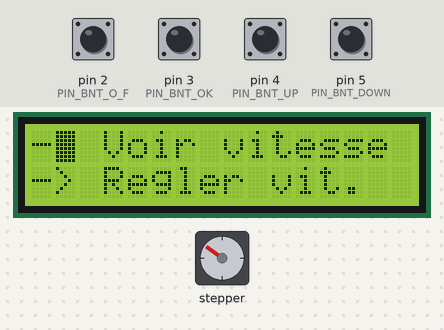
A sketch run on a simulated Arduino Uno, built with avr-gcc and run on an emulated ATmega328P. On the bench: 16×2 character LCD, stepper motor. Inputs (shaded band) come from the test bench; at power-on: pin 2 (PIN_BNT_O_F), pin 3 (PIN_BNT_OK), pin 4 (PIN_BNT_UP), pin 5 (PIN_BNT_DOWN) HIGH. Stepper angles assume 400 steps per turn; what the sketch prints to the serial monitor is not drawn.

Above: at 9.3 s.
9.4 s: pin 3 (PIN_BNT_OK) pulled LOW for 0.15 s
At 10.5 s:
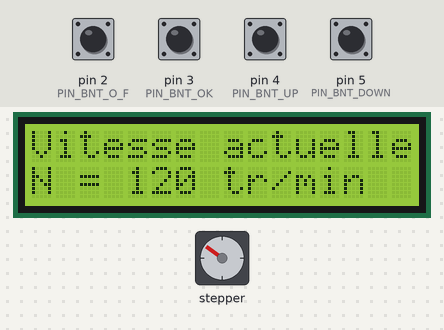
11.0 s: pin 3 (PIN_BNT_OK) pulled LOW for 1 s
At 12.8 s:
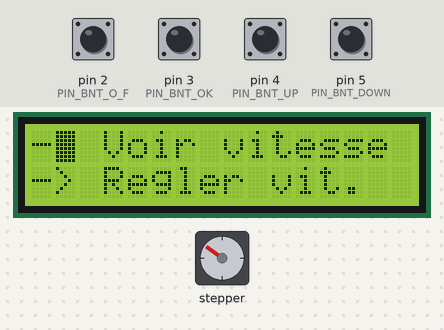
13.5 s: pin 2 (PIN_BNT_O_F) pulled LOW for 0.15 s
At 13.68 s:
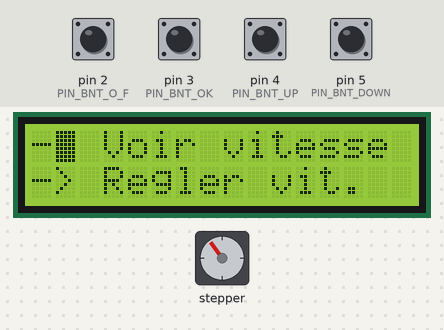
14.2 s: pin 2 (PIN_BNT_O_F) pulled LOW for 1 s
At 15.2 s:
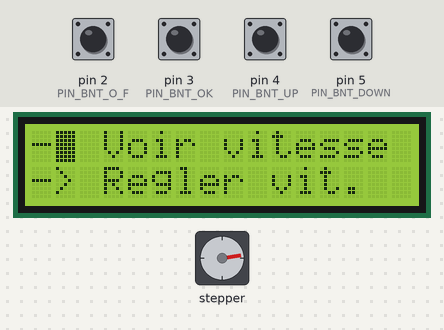
16.7 s: pin 5 (PIN_BNT_DOWN) pulled LOW for 0.15 s
At 17.2 s:
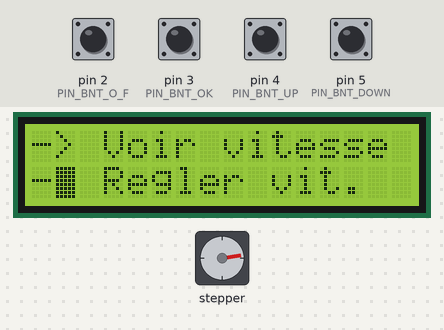
18.3 s: pin 5 (PIN_BNT_DOWN) pulled LOW for 1 s
At 19.6 s:
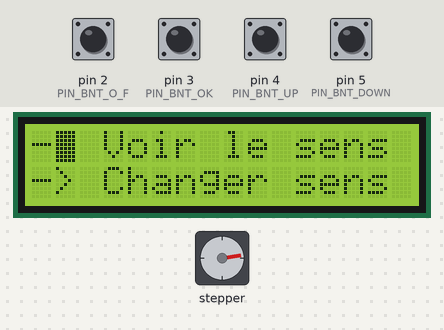
Timing chart, 0 to 21.3 s (numbered marks = the images above; inputs shaded):
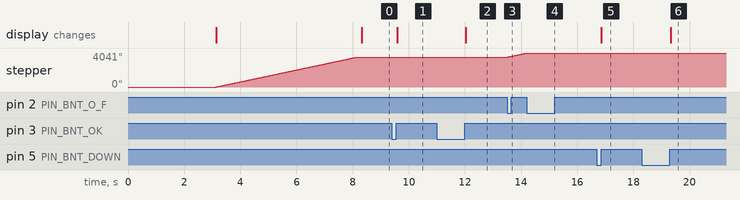

The sketch:

train_epicycloidale.ino
```cpp
/**
 * @email : openprogramming23@gmail.com
 * @Auteur : Exaucé KIMBEMBE
 * @Modifié par : Gemini Collaborator
 * @Date : 2026
 * * @Board : ARDUINO UNO
 */

// Vérification de la carte Arduino
#ifndef __AVR__
  #error "Ce programme a été testé sur une carte Arduino"
#endif

#define LCD_I2C true
#define COL 16 // Nombre de colonnes de l'écran
#define ROW 2  // Nombre de lignes de l'écran

// Paramètres du moteur pas à pas
#define VITESSE_MAX 120  // 120 tr/min
#define VITESSE_MIN 30
#define PAS         400  // Nombre de pas pour un tour complet

#include <Stepper.h> // Bibliothèque officielle Arduino

// Déclaration de l'objet LiquidCrystal et du Moteur
#if LCD_I2C == true
  #include <LiquidCrystal_I2C.h>
  LiquidCrystal_I2C lcd(0x27, COL, ROW);
  Stepper moteur(PAS, 6, 7, 8, 9);
#else
  #include <LiquidCrystal.h>
  #define RS 6
  #define E  7
  #define D4 8
  #define D5 9
  #define D6 10
  #define D7 11
  LiquidCrystal lcd(RS, E, D4, D5, D6, D7);
  Stepper moteur(PAS, 12, 13, 22, 23);
#endif

// Pins utilisés pour les boutons
#define PIN_BNT_O_F  2 // Bouton marche/arrêt
#define PIN_BNT_OK   3 // Bouton OK
#define PIN_BNT_UP   4 // Bouton up
#define PIN_BNT_DOWN 5 // Bouton down

// Menu de démarrage (Français)
#define ACCEUIL_l1  "   BIENVENUE CLIENT "
#define ACCEUIL_l2  "COMMANDE VITESSE "

// Menu de sélection (Français)
#define MENU_1  "-> Voir vitesse "
#define MENU_2  "-> Regler vit.  "
#define MENU_3  "-> Voir le sens "
#define MENU_4  "-> Changer sens "

String tab_menu[4] = { MENU_1, MENU_2, MENU_3, MENU_4 };

uint8_t vitesse = VITESSE_MAX;   // vitesse de rotation

bool state_moteur = false; // Indique si le moteur est en marche
bool sens         = true;  // sens par défaut (true = horaire, false = anti-horaire)
uint8_t index_option = 0;  // Index de l'option à afficher
uint8_t tab_af[2] = {0, 1}; // Tableau contenant l'index du menu à afficher
uint8_t ligne_cursor = 0;  // Position du curseur sur l'écran

#define DELAY 3000 // Pause système setup() (ms)

void menu(void);
bool detectionAppui(uint8_t pin);
void gestionBouton_O_F(void);
void gestionBouton_OK(void);
void gestionBouton_UP(void);
void gestionBouton_DOWN(void);
void revolution(bool sensDeRotation);
void setSpeed(void);
void getDirection(void);

void setup(){
  Serial.begin(115200);

  // Configuration de l'écran LCD
  #if LCD_I2C == true
    lcd.init();
    lcd.backlight();
  #else
    lcd.begin(COL, ROW);
  #endif

  lcd.blink();
  lcd.clear();
  lcd.setCursor(0, 0);
  lcd.print(ACCEUIL_l1);
  lcd.setCursor(0, 1);
  lcd.print(ACCEUIL_l2);

  // Configuration des boutons
  pinMode(PIN_BNT_O_F, INPUT_PULLUP);
  pinMode(PIN_BNT_OK,   INPUT_PULLUP);
  pinMode(PIN_BNT_UP,   INPUT_PULLUP);
  pinMode(PIN_BNT_DOWN, INPUT_PULLUP);

  // Configuration initiale de la vitesse du moteur
  moteur.setSpeed(vitesse);

  delay(DELAY);

  // --- PHASE D'INITIALISATION (Moteur tourne pendant 5 secondes) ---
  lcd.clear();
  lcd.noBlink();
  lcd.setCursor(0, 0);
  lcd.print("Initialisation..");
  lcd.setCursor(0, 1);
  lcd.print("Moteur actif 5s ");

  unsigned long tempsDebutInit = millis();
  // Boucle bloquante pendant exactement 5000 millisecondes
  while(millis() - tempsDebutInit < 5000) {
    // Fait tourner le moteur à la vitesse max définie pendant l'initialisation
    moteur.step(10);
  }
  // -----------------------------------------------------------------

  // Configuration de l'interruption (activée seulement APRES l'initialisation)
  attachInterrupt(digitalPinToInterrupt(PIN_BNT_O_F), gestionBouton_O_F, FALLING);

  lcd.blink();
  lcd.clear();
  lcd.setCursor(0, 0);
  lcd.print(tab_menu[tab_af[0]]);
  lcd.setCursor(0, 1);
  lcd.print(tab_menu[tab_af[1]]);
}

void loop(){
  if(state_moteur == true){
    Serial.println("moteur en marche");
    revolution(sens);
  }
  else{
    menu();
    gestionBouton_OK();
    gestionBouton_DOWN();
    gestionBouton_UP();
  }
}

//---------------- Gestion des boutons
void gestionBouton_O_F(void){
  state_moteur = !state_moteur;
  if(state_moteur == false){
    Serial.println("moteur off");
  }
}

void gestionBouton_OK(void){
  if (detectionAppui(PIN_BNT_OK) == true){
    Serial.println("Le bouton ok est cliqué");

    // Affiche la vitesse actuelle
    if(index_option == 0){
      lcd.setCursor(0, 0);
      lcd.print("Vitesse actuelle");
      lcd.setCursor(0, 1);
      lcd.print("N = " + String(vitesse) + " tr/min     ");
      while(true){
        if (detectionAppui(PIN_BNT_OK) == true){ break; }
      }
    }
    // Modifie la vitesse actuelle
    else if(index_option == 1){ setSpeed(); }
    // Affiche le sens de rotation du moteur
    else if(index_option == 2){
      getDirection();
      while(true){
        if (detectionAppui(PIN_BNT_OK) == true){ break; }
      }
    }
    // Modifie le sens de rotation du moteur
    else if(index_option == 3){
      sens = !sens;
      getDirection();
      delay((int)DELAY / 2);
    }
  }
}

void gestionBouton_DOWN(void){
  if (detectionAppui(PIN_BNT_UP) == true){
    if(index_option >= 1){
      --index_option;
      Serial.println(index_option);
    }
  }
}

void gestionBouton_UP(void){
  if (detectionAppui(PIN_BNT_DOWN) == true){
    if(index_option < ((int)(sizeof(tab_menu) / sizeof(tab_menu[0]))) - 1){
      ++index_option;
      Serial.println(index_option);
    }
  }
}

bool detectionAppui(uint8_t pin){
  if(!digitalRead(pin) == true){
    delayMicroseconds(200);
    while(!digitalRead(pin) == true){}
    if(!digitalRead(pin) == false){
      return true;
    }
  }
  return false;
}

void menu(void){
  static unsigned long _init = millis();

  if(index_option == 0 || index_option == 1){
    tab_af[0] = 0;
    tab_af[1] = 1;
  }
  else if(index_option == 2 || index_option == 3){
    tab_af[0] = 2;
    tab_af[1] = 3;
  }

  if((millis() - _init) >= 500){
    lcd.setCursor(0, 0);
    lcd.print(tab_menu[tab_af[0]]);
    lcd.setCursor(0, 1);
    lcd.print(tab_menu[tab_af[1]]);
    _init = millis();
  }

  if(index_option == 0 || index_option == 2)
    lcd.setCursor(1, 0);
  else
    lcd.setCursor(1, 1);
}

void revolution(bool sensDeRotation){
  if(sensDeRotation == true){
    moteur.step(10);
  } else {
    moteur.step(-10);
  }
}

void setSpeed(void){
  unsigned long _init = millis();
  lcd.setCursor(0, 0);
  lcd.print("Regl -> Vitesse ");

  while(true){
    if(detectionAppui(PIN_BNT_UP) == true){
      if(vitesse < VITESSE_MAX)
       ++vitesse;
    }
    if(detectionAppui(PIN_BNT_DOWN) == true){
      if(vitesse > VITESSE_MIN)
       --vitesse;
    }

    if((millis() - _init) >= 500){
      lcd.setCursor(0, 1);
      lcd.print("N = " + String(vitesse) + " tr/min    ");
      _init = millis();
    }

    if(detectionAppui(PIN_BNT_OK) == true){
      moteur.setSpeed(vitesse);
      break;
    }
  }
}

void getDirection(void){
  lcd.setCursor(0, 0);
  lcd.print(" Sens actuel    ");
  lcd.setCursor(0, 1);
  if(sens == true)
    lcd.print("-> Horair(Clock)");
  else
    lcd.print("-> Anti-Horaire ");
}
```

Measured:
- after the input at 9.4 s, the display: changes after 0.18 s (image 1)
- after the input at 11.0 s, the display: changes after 1.0 s (image 2)
- after the input at 13.5 s, stepper: turns 495° clockwise in 0.70 s, starting at once
- after the input at 14.2 s, stepper: stops changing and stays 4041°
- after the input at 16.7 s, the display: changes after 0.15 s (image 5)
- after the input at 18.3 s, the display: changes after 1.0 s (image 6)
